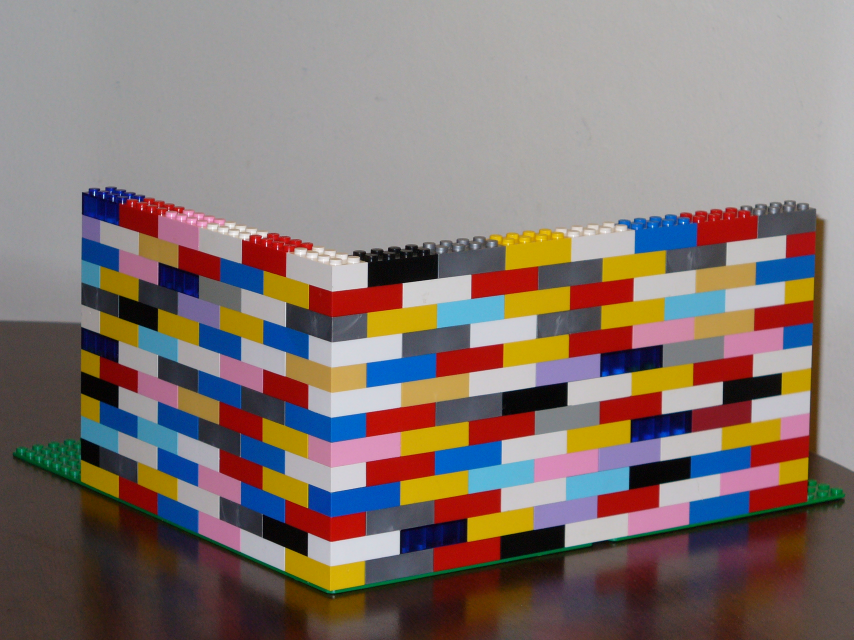
#> input picture Assignment3/CVassignment3_files/lego1.jpg, 2560 x 1920 px (shown at 1/3 size)
$ jupyter execute --allow-errors Assisgnment3.ipynb   (shell and % lines are left out)
#> lines starting #> are read from the running program, lines starting #| are printed output that depends on the picture
[cell 1]
import matplotlib.pyplot as plt
from mpl_toolkits.mplot3d import Axes3D
from skimage import data,filters
import scipy.ndimage as ndimage
import numpy as np
from PIL import Image
from math import floor, ceil
import cv2
import os
import math
import pandas as pd
import random
import signal
import sys

[cell 2]
lego1 = plt.imread("CVassignment3_files/lego1.jpg")
#> lego1 is the input picture: shape (1920, 2560, 3); mean R, G, B 132.3, 117.7, 113.2
lego2 = plt.imread("CVassignment3_files/lego2.jpg")
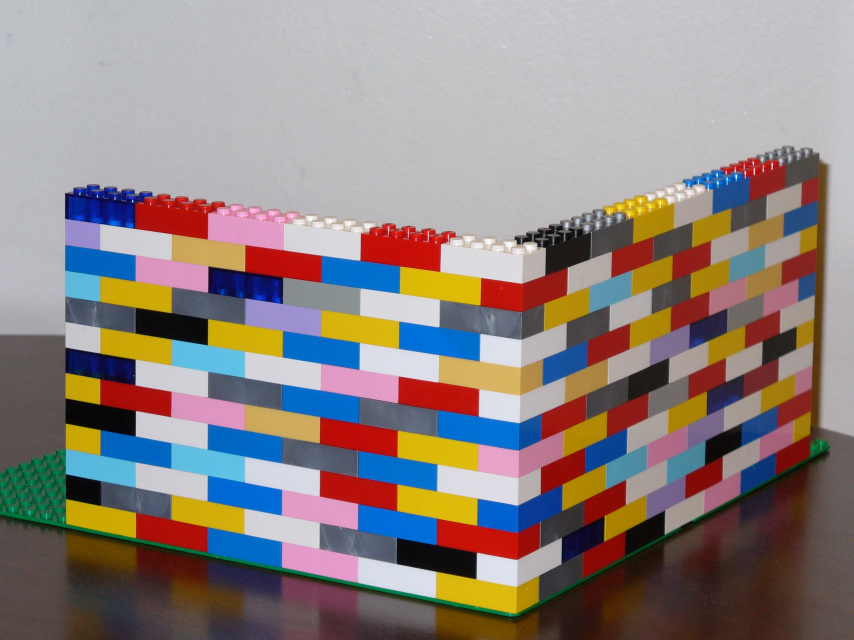
#> input picture Assignment3/CVassignment3_files/lego2.jpg, 2560 x 1920 px (shown at 1/3 size)
#> lego2 is the input picture: shape (1920, 2560, 3); mean R, G, B 143.3, 131.8, 129.1
height = 9.6
width = 16
length = 32
colour = (255, 255, 0)
x_col = (255, 0, 0)
y_col = (0, 255, 0)
z_col = (0, 0, 255)

pts_x = [[width, 0, 0]] + [[width+x*length, 0, 0] for x in range(1,8)]
pts_y = [[0, x*length, 0] for x in range(1,7)]
pts_z = [[0, 0, x*height] for x in range(0,14)]
pts_z.reverse()
pts_y.reverse()
pts = pts_z + pts_y + pts_x
pts = np.asarray(pts)
print(len(pts))
pts


pts_1 =np.array([[1004,  812],
       [1004,  884],
       [1004,  960],
       [1000, 1032],
       [1004, 1108],
       [1004, 1184],
       [ 996, 1260],
       [1004, 1336],
       [1004, 1408],
       [1004, 1484],
       [1004, 1560],
       [1000, 1632],
       [ 996, 1704],
       [ 996, 1776],
       [ 244, 1448],
       [ 360, 1504],
       [ 476, 1552],
       [ 600, 1608],
       [ 728, 1664],
       [ 860, 1716],
       [1104, 1764],
       [1308, 1728],
       [1508, 1688],
       [1700, 1652],
       [1888, 1616],
       [2072, 1580],
       [2256, 1544],
       [2428, 1512]])


pts_2 = np.array([
    [1568, 770],
    [1568, 856],
    [1576, 948],
    [1568, 1028],
    [1572, 1108],
    [1564, 1196],
    [1568, 1280],
    [1564, 1360],
    [1560, 1440],
    [1556, 1524],
    [1560, 1608],
    [1556, 1684],
    [1560, 1768],
    [1556, 1848],
    [208, 1584],
    [416, 1624],
    [628, 1668],
    [852, 1716],
    [1084, 1752],
    [1316, 1804],
    [1624, 1816],
    [1756, 1744],
    [1884, 1676],
    [2004, 1620],
    [2124, 1556],
    [2232, 1492],
    [2336, 1432],
    [2436, 1380],
])

def decomposeP(P):
    # The input P is assumed to be a 3−by−4 homogeneous camera matrix.
    # The function returns a homogeneous 3−by−3 calibration matrix K,
    # a 3−by−3 rotation matrix R and a 3−by−1 vector c such that
    # K*R*[eye(3), −c] = P.
    W = np.array([[0,0,1],
                  [0,1,0],
                  [1,0,0]])
    # calculate K and R (up to sign)
    t = np.matmul(W, P[:,0:3])
    Qt,Rt = np.linalg.qr(t.T)
    K = np.matmul(W,np.matmul(Rt.T,W))
    R = np.matmul(W,Qt.T)

    # correct for negative focal length(s) if necessary
    D = np.array([[1,0,0],
                  [0,1,0],
                  [0,0,1]])
    if K[0,0] < 0:
        D[0,0] = -1
    if K[1,1] < 0:
        D[1,1] = -1
    if K[2,2] < 0:
        D[2,2] = -1
    K = np.matmul(K,D)
    R = np.matmul(D,R)

    # calculate c
    c = -1*np.dot(R.T, np.dot(np.linalg.inv(K), P[:,3]))
    return K,R,c

def scale(ma):
    """
    Take numpy matrix ma of size m,n and divide it by ma[m,n]
    """
    a = ma.shape
    if len(a) == 1:
        return ma/ma[a[0]-1]
    return ma/ma[a[0]-1,a[1]-1]

def plot_lego_2d():
    lego1 = plt.imread("CVassignment3_files/lego1.jpg")
    lego2 = plt.imread("CVassignment3_files/lego2.jpg")

    for i in range(0, len(pts_2)):
        cv2.circle(lego1,(pts_1[i][0],pts_1[i][1]), 20, colour, thickness=-1)
        cv2.circle(lego2,(pts_2[i][0],pts_2[i][1]), 20, colour, thickness=-1)

    x = [(996, 1776), (244, 1448)]
    y = [(996, 1776),(1004,  812)]
    z = [(996, 1776), (2428, 1512)]
    cv2.line(lego1, x[0], x[1], y_col,5)
    cv2.line(lego1, y[0], y[1], z_col,5)
    cv2.line(lego1, z[0], z[1], x_col,5)
    x = [(1556, 1848), (1568, 770)]
    y = [(1556, 1848),(208, 1584)]
    z = [(1556, 1848), (2436, 1380)]
    cv2.line(lego2, x[0], x[1], z_col,5)
    cv2.line(lego2, y[0], y[1], y_col,5)
    cv2.line(lego2, z[0], z[1], x_col,5)

    plt.imshow(lego1)
    plt.show()
    plt.imshow(lego2)
    plt.show()

def plot_lego_3d():
    fig = plt.figure()
    ax = fig.add_subplot(projection='3d')
    ax.scatter([x[0] for x in pts],[x[1] for x in pts] ,[x[2] for x in pts])
    ax.set_xlabel('x')
    ax.set_ylabel('y')
    ax.set_zlabel('z')
    plt.show()
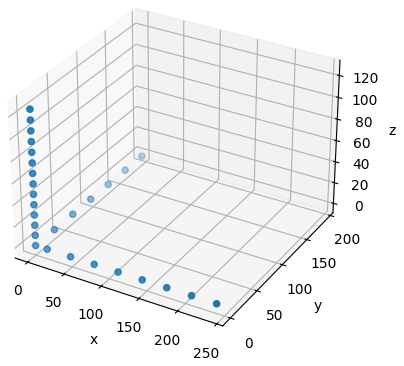
#> figure drawn by matplotlib, 1 panel


def get_P(x, X):
    # 2d => x, 3d => X
    A = []
    for i in range(0, len(x)):
        yX = x[i][1]*X[i]
        xX = x[i][0]*X[i]
        A.append([0,0,0,0,-X[i][0],-X[i][1],-X[i][2],-1,yX[0],yX[1],yX[2],x[i][1]])
        A.append([X[i][0],X[i][1],X[i][2],1,0,0,0,0,-xX[0],-xX[1],-xX[2],-x[i][0]])
    A = np.asarray(A)
    _,_,V = np.linalg.svd(A)
    p =V.T[:,V.shape[1] - 1]
    P = np.array([
        [p[0],p[1],p[2],p[3]],
        [p[4],p[5],p[6],p[7]],
        [p[8],p[9],p[10],p[11]],
    ])
    return P

def check_P(image, P, points):
    for x in points:
        x = P.dot(np.array([x[0],x[1],x[2],1]))
        cv2.circle(image,(int(x[0]/x[2]),int(x[1]/x[2])), 20, colour, thickness=-1)
    plt.imshow(image)
    plt.show()

def plot_cameras_3d(c1, R1,c2, R2):
    starts = np.array([[0,0,0],[0,0,0],[0,0,0]])
    ends = np.array([[100,0,0], [0,100,0], [0,0,100]])

    fig = plt.figure()
    ax = fig.add_subplot(projection='3d')
    ax.scatter([x[0] for x in pts],[x[1] for x in pts] ,[x[2] for x in pts])
    ax.scatter(c1[0],c1[1],c1[2], color='m', label="Camera 1")
    ax.scatter(c2[0],c2[1],c2[2], color='c', label="Camera 2")

    starts_1 = [np.matmul(R1,x)+c1 for x in starts]
    ends_1 = [np.matmul(R1, x) + c1 for x in ends]

    starts_x = [x[0] for x in starts_1]
    starts_y = [x[1] for x in starts_1]
    starts_z = [x[2] for x in starts_1]
    ends_x = [x[0] for x in ends_1]
    ends_y = [x[1] for x in ends_1]
    ends_z = [x[2] for x in ends_1]

    ax.plot([starts_x[0], ends_x[0]], [starts_y[0],ends_y[0]],zs=[starts_z[0],ends_z[0]], color='r', label="x1")
    ax.plot([starts_x[1], ends_x[1]], [starts_y[1],ends_y[1]],zs=[starts_z[1],ends_z[1]], color='g', label="y1")
    ax.plot([starts_x[2], ends_x[2]], [starts_y[2],ends_y[2]],zs=[starts_z[2],ends_z[2]], color='b', label="z1")

    starts_2 = [np.matmul(R2, x) + c2 for x in starts]
    ends_2 = [np.matmul(R2,x) + c2 for x in ends]

    starts_x = [x[0] for x in starts_2]
    starts_y = [x[1] for x in starts_2]
    starts_z = [x[2] for x in starts_2]
    ends_x = [x[0] for x in ends_2]
    ends_y = [x[1] for x in ends_2]
    ends_z = [x[2] for x in ends_2]
    ax.plot([starts_x[0], ends_x[0]], [starts_y[0],ends_y[0]],zs=[starts_z[0],ends_z[0]], color='r', label="x2")
    ax.plot([starts_x[1], ends_x[1]], [starts_y[1],ends_y[1]],zs=[starts_z[1],ends_z[1]], color='g', label="y2")
    ax.plot([starts_x[2], ends_x[2]], [starts_y[2],ends_y[2]],zs=[starts_z[2],ends_z[2]], color='b', label="z2")

    ax.set_xlabel('x')
    ax.set_ylabel('y')
    ax.set_zlabel('z')
    ax.legend()
    plt.show()
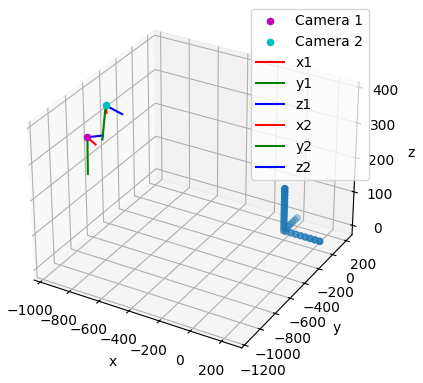
#> figure drawn by matplotlib, 1 panel

## Plot Lego

[cell 3]
plot_lego_2d()
plot_lego_3d()

# Question 1
## 1a

[cell 4]
P1 = get_P(pts_1, pts)
P1_d = P1/P1[2,3]
lego1 = plt.imread("CVassignment3_files/lego1.jpg")
plot_lego_3d()
check_P(lego1,P1,pts)
print(P1)
print(P1_d)

## 1c

[cell 5]
K1,R1,c1 = decomposeP(P1_d)
R1_looks_right = np.linalg.inv(R1)
print(scale(K1))
print(R1)
print(c1)

# Question 2
## 2a
### 2a.1

[cell 6]
P2 = get_P(pts_2, pts)
P2_d = P2/P2[2,3]
lego2 = plt.imread("CVassignment3_files/lego2.jpg")
plot_lego_3d()
check_P(lego2,P2,pts)
print(P2)
print(P2_d)

### 2a.2

[cell 7]
K2,R2,c2 = decomposeP(P2_d)
R2_looks_right = np.linalg.inv(R2)

print(scale(K2))
print(R2)
print(c2)

## 2b

[cell 8]
dist = np.sqrt(np.sum((c1-c2)**2, axis=0))
vec = [0,0,1]
v1 = np.dot(R1_looks_right, vec)
v2 = np.dot(R2_looks_right, vec)
m1 = 1
m2 = 1
angle = np.arccos(abs(np.dot(v1, v2)))

print(f"Distance: {dist}mm")
print(f"Angle: {np.rad2deg(angle)}{chr(176)}")

## 2c

[cell 9]
plot_cameras_3d(c1, R1_looks_right,c2, R2_looks_right)

# Question 3
## 3a

[cell 10]
p1_4 = P1_d[...,3]/P1_d[...,3][2]
p2_4 = P2_d[...,3]/P2_d[...,3][2]
lego1 = plt.imread("CVassignment3_files/lego1.jpg")
lego2 = plt.imread("CVassignment3_files/lego2.jpg")
cv2.circle(lego1,(int(p1_4[0]),int(p1_4[1])), 20, colour, thickness=-1)
plt.imshow(lego1)
plt.show()
cv2.circle(lego2,(int(p2_4[0]),int(p2_4[1])), 20, colour, thickness=-1)
plt.imshow(lego2)
plt.show()

## 3b

[cell 11]
lego1 = plt.imread("CVassignment3_files/lego1.jpg")
lego2 = plt.imread("CVassignment3_files/lego2.jpg")

p1_1 = scale(P1)[...,0]/scale(P1)[...,0][2]
p2_1 = scale(P2)[...,0]/scale(P2)[...,0][2]
p1_2 = scale(P1)[...,1]/scale(P1)[...,1][2]
p2_2 = scale(P2)[...,1]/scale(P2)[...,1][2]
p1_3 = scale(P1)[...,2]/scale(P1)[...,2][2]
p2_3 = scale(P2)[...,2]/scale(P2)[...,2][2]

x = [(int(p1_4[0]), int(p1_4[1])), (int(p1_1[0]), int(p1_1[1]))]
y = [(int(p1_4[0]), int(p1_4[1])), (int(p1_2[0]), int(p1_2[1]))]
z = [(int(p1_4[0]), int(p1_4[1])), (int(-p1_3[0]), int(-p1_3[1]))]
cv2.line(lego1, x[0], x[1], x_col,10)
cv2.line(lego1, y[0], y[1], y_col,10)
cv2.line(lego1, z[0], z[1], z_col,10)

x = [(int(p2_4[0]), int(p2_4[1])), (int(p2_1[0]), int(p2_1[1]))]
y = [(int(p2_4[0]), int(p2_4[1])), (int(p2_2[0]), int(p2_2[1]))]
z = [(int(p2_4[0]), int(p2_4[1])), (int(p2_3[0]), int(-p2_3[1]))]
cv2.line(lego2, x[0], x[1], x_col,10)
cv2.line(lego2, y[0], y[1], y_col,10)
cv2.line(lego2, z[0], z[1], z_col,10)

plt.imshow(lego1)
plt.show()
plt.imshow(lego2)
plt.show()

# Question 4
## 4a

[cell 12]
def four_a():
    C = [c1[0],c1[1],c1[2],1]
    C_1 = [c2[0],c2[1],c2[2],1]
    e = P1_d.dot(C_1)
    print(f"e:[{e[0]}, {e[1]}, {e[2]}]")
    e = e/e[2]
    print(f"e:[{e[0]}, {e[1]}, {e[2]}]")

    e_1 = P2_d.dot(C)
    print(f"e\':[{e_1[0]}, {e_1[1]}, {e_1[2]}]")
    e_1 = e_1/e_1[2]
    print(f"e\':[{e_1[0]}, {e_1[1]}, {e_1[2]}]")
    return e, e_1

e, e_1 = four_a()

## 4b

[cell 13]
def four_b():
    e_1_x = np.array([
        [0,-e_1[2],e_1[1]],
        [e_1[2],0,-e_1[0]],
        [-e_1[1],e_1[0],0]
    ])
    P_plus = P1_d.T.dot(np.linalg.inv(P1_d.dot(P1_d.T)))
    F = e_1_x.dot(P2_d.dot(P_plus))
    print(F.tolist())
    return F

F = four_b()

## 4c

[cell 14]
def l1(l2):
        # l = F.T x
        return np.dot(F.T, np.dot(e_1_x, l2))

def l2(x1):
    # l' = F x'
    return np.dot(F, x1)

def show_4_c():
    lego1 = plt.imread("CVassignment3_files/lego1.jpg")
    lego2 = plt.imread("CVassignment3_files/lego2.jpg")

    colours = [(random.randint(0,255), random.randint(0,255), random.randint(0,255)) for x in range(0,15)]
    h,w,_ = np.shape(lego1)
#> h = 1920; w = 2560

    i=0
    for y in range(0,w, int(w/(len(colours)-1))):
        l_2 = l2(np.array([0,y,1]))
        l_1 = l1(l_2)

        y1_1 = int((-1*l_1[2])/l_1[1])
        y2_1 = int((-1*l_2[2])/l_2[1])

        y1_2 = int((-1*l_1[2] - l_1[0]*h)/l_1[1])
        y2_2 = int((-1*l_2[2] - l_2[0]*h)/l_2[1])

        cv2.line(lego1, (0, y1_1), (w, y1_2), colours[i],10)
        cv2.line(lego2, (0, y2_1), (w, y2_2), colours[i],10)
        i+=1
#> after the loop, i = 0
    plt.imshow(lego1)
    plt.show()
    plt.imshow(lego2)
    plt.show()

#> (the rest of this cell did not finish here and is left out)
